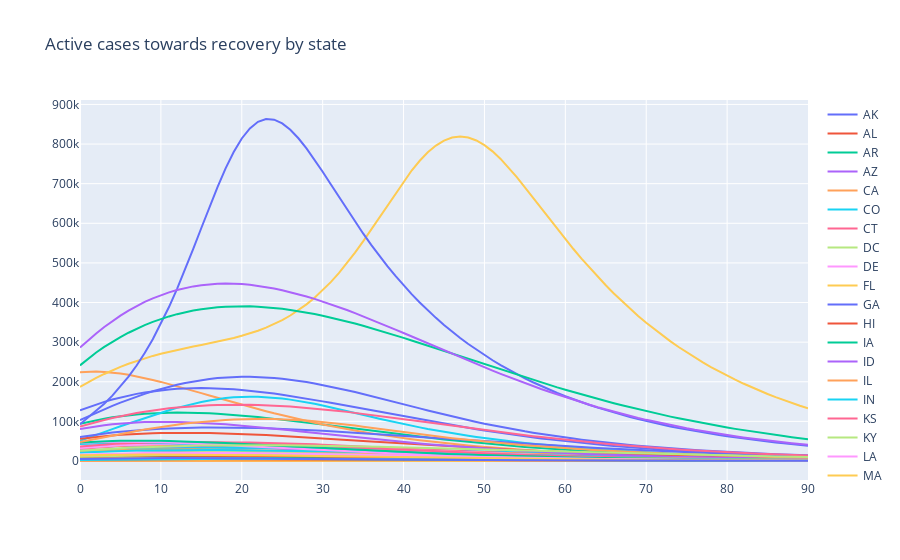

Write notebook code for a chart like this one.
### Code cell
active_plot = go.Figure()

for i in range(active_cases_df.shape[1]):
    active_plot.add_trace(
        go.Scatter(
            x=np.arange(91), 
            y=active_cases_df.iloc[:, i],
            mode='lines',
            name=active_cases_df.columns[i]
        )
    )
active_plot.update_layout(
    title="Active cases towards recovery by state"
)
active_plot.show()
